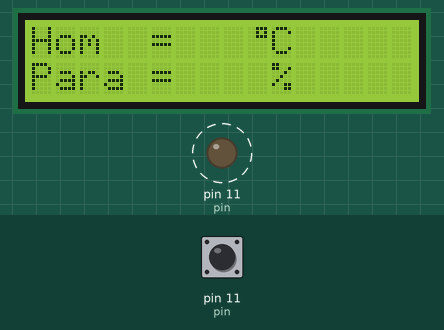
Recording of a sketch running on a simulated Arduino Uno, built with avr-gcc and run on an emulated ATmega328P. On the bench: 16×2 character LCD, output pins drawn as LEDs (lit = HIGH). Dashed ring = blinking. The inputs (shaded band) are chosen by the test bench; at power-on: pin 11 (pin) HIGH.

Above: at 0.2 s.
Timing chart, 0 to 130.0 s (numbered marks = the images above):
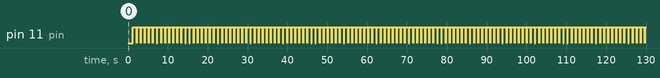

Measured:
- by itself, pin 11 (pin): alternates HIGH for 1.0 s and LOW for 0.02 s

The sketch:

weatherStation.ino
```cpp
#include <LiquidCrystal_I2C.h>
#include <hd44780.h>
LiquidCrystal_I2C lcd(0x27,16,2); //címe a 0x27 16 karakteres és 2 sorban fog elhelyezkedni

byte degree_symbol[8] = //igy fog kinézni a fok jele
{
  0b00111,
  0b00101,
  0b00111,
  0b00000,
  0b00000,
  0b00000,
  0b00000
};

int pin=11; //pin
volatile unsigned long duration=0;
unsigned char i[5];
unsigned int j[40];
unsigned char value=0;
unsigned answer=0;
int z=0;
int b=1;

void setup() {

  lcd.init(); //1.sor
  lcd.init(); //2.sor
  lcd.backlight();
  lcd.print("Hom  = ");
  lcd.setCursor(0,1); //bottom left
  lcd.print("Para = ");

  lcd.createChar(1, degree_symbol); //number, symbol
  lcd.setCursor(9,0); //1.sor 9. karaktere
  lcd.write(1);
  lcd.print("C");
  lcd.setCursor(10,1); //x=10, y=1
  lcd.print("%");

}

void loop() {


  lcd.display();
  delay(1000);
  while(1)
  {
    //delay(100);
    pinMode(pin,OUTPUT);
    digitalWrite(pin,LOW);
    delay(20);
    digitalWrite(pin,HIGH);
    pinMode(pin,INPUT_PULLUP); //magas lesz alapérelmezetten

    duration=pulseIn(pin,LOW);
    if(duration <= 84 && duration >= 72)
    {
      while(1)
      {
        duration=pulseIn(pin,HIGH);
        if(duration <= 26 && duration >= 20)
        {
          value=0;
        }
        else if(duration <= 74 && duration >= 65)
        {
          value=1;
        }
        else if(z==40)
        {
          break;
        }
        i[z/8]|=value<<(7-(z%8)); //eltolom a biteket 7-(z%8)-al
        j[z]=value;
        z++;
      }
    }
    answer=i[0]+i[1]+i[2]+i[3];
    if(answer==i[4] && answer!=0)
    {
      lcd.setCursor(7,0);
      lcd.print(i[2]);
      lcd.setCursor(7,1);
      lcd.print(i[0]);
    }
    z=0; //kinullázom a z értékét is, hogy a következő ciklus lefutásnál ne az eddigi számokkal számoljon
    i[0]=i[1]=i[2]=i[3]=i[4]=0; //kinullázom az eddigi értékeket, hogy utána így tudjon számolni

  }


}
```
